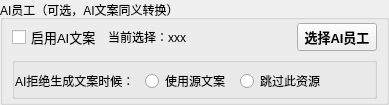
      <widget class="QGroupBox" name="ai_employee_qu">
       <property name="sizePolicy">
        <sizepolicy hsizetype="Preferred" vsizetype="Fixed">
         <horstretch>0</horstretch>
         <verstretch>0</verstretch>
        </sizepolicy>
       </property>
       <property name="title">
        <string>AI员工（可选，AI文案同义转换）</string>
       </property>
       <layout class="QVBoxLayout" name="verticalLayout_6">
        <property name="leftMargin">
         <number>9</number>
        </property>
        <property name="topMargin">
         <number>3</number>
        </property>
        <property name="rightMargin">
         <number>9</number>
        </property>
        <property name="bottomMargin">
         <number>3</number>
        </property>
        <item>
         <layout class="QHBoxLayout" name="horizontalLayout_19">
          <item>
           <widget class="QCheckBox" name="checkBox_banyun_com_ai_enable">
            <property name="sizePolicy">
             <sizepolicy hsizetype="Fixed" vsizetype="Fixed">
              <horstretch>0</horstretch>
              <verstretch>0</verstretch>
             </sizepolicy>
            </property>
            <property name="font">
             <font>
              <pointsize>10</pointsize>
             </font>
            </property>
            <property name="text">
             <string>启用AI文案</string>
            </property>
           </widget>
          </item>
          <item>
           <widget class="QLabel" name="label_banyun_com_ai_name">
            <property name="sizePolicy">
             <sizepolicy hsizetype="Preferred" vsizetype="Preferred">
              <horstretch>0</horstretch>
              <verstretch>0</verstretch>
             </sizepolicy>
            </property>
            <property name="text">
             <string>当前选择：xxx</string>
            </property>
           </widget>
          </item>
          <item>
           <widget class="QPushButton" name="btn_banyun_com_select_ai_em">
            <property name="sizePolicy">
             <sizepolicy hsizetype="Fixed" vsizetype="Fixed">
              <horstretch>0</horstretch>
              <verstretch>0</verstretch>
             </sizepolicy>
            </property>
            <property name="minimumSize">
             <size>
              <width>0</width>
              <height>25</height>
             </size>
            </property>
            <property name="font">
             <font>
              <pointsize>10</pointsize>
              <weight>75</weight>
              <bold>true</bold>
             </font>
            </property>
            <property name="text">
             <string>选择AI员工</string>
            </property>
           </widget>
          </item>
         </layout>
        </item>
        <item>
         <widget class="QGroupBox" name="horizontalGroupBox_ai_banyun_com">
          <property name="title">
           <string/>
          </property>
          <property name="flat">
           <bool>true</bool>
          </property>
          <layout class="QHBoxLayout" name="horizontalLayout_24">
           <property name="spacing">
            <number>10</number>
           </property>
           <property name="leftMargin">
            <number>0</number>
           </property>
           <property name="topMargin">
            <number>6</number>
           </property>
           <property name="bottomMargin">
            <number>3</number>
           </property>
           <item>
            <widget class="QLabel" name="label_13">
             <property name="font">
              <font>
               <pointsize>9</pointsize>
               <kerning>true</kerning>
              </font>
             </property>
             <property name="text">
              <string>AI拒绝生成文案时候：</string>
             </property>
            </widget>
           </item>
           <item>
            <widget class="QRadioButton" name="radioButton_ai_banyun_com_use_source">
             <property name="text">
              <string>使用源文案</string>
             </property>
            </widget>
           </item>
           <item>
            <widget class="QRadioButton" name="radioButton_ai_banyun_com_skip_source">
             <property name="text">
              <string>跳过此资源</string>
             </property>
            </widget>
           </item>
           <item>
            <spacer name="horizontalSpacer_4">
             <property name="orientation">
              <enum>Qt::Horizontal</enum>
             </property>
             <property name="sizeHint" stdset="0">
              <size>
               <width>40</width>
               <height>20</height>
              </size>
             </property>
            </spacer>
           </item>
          </layout>
         </widget>
        </item>
       </layout>
      </widget>
